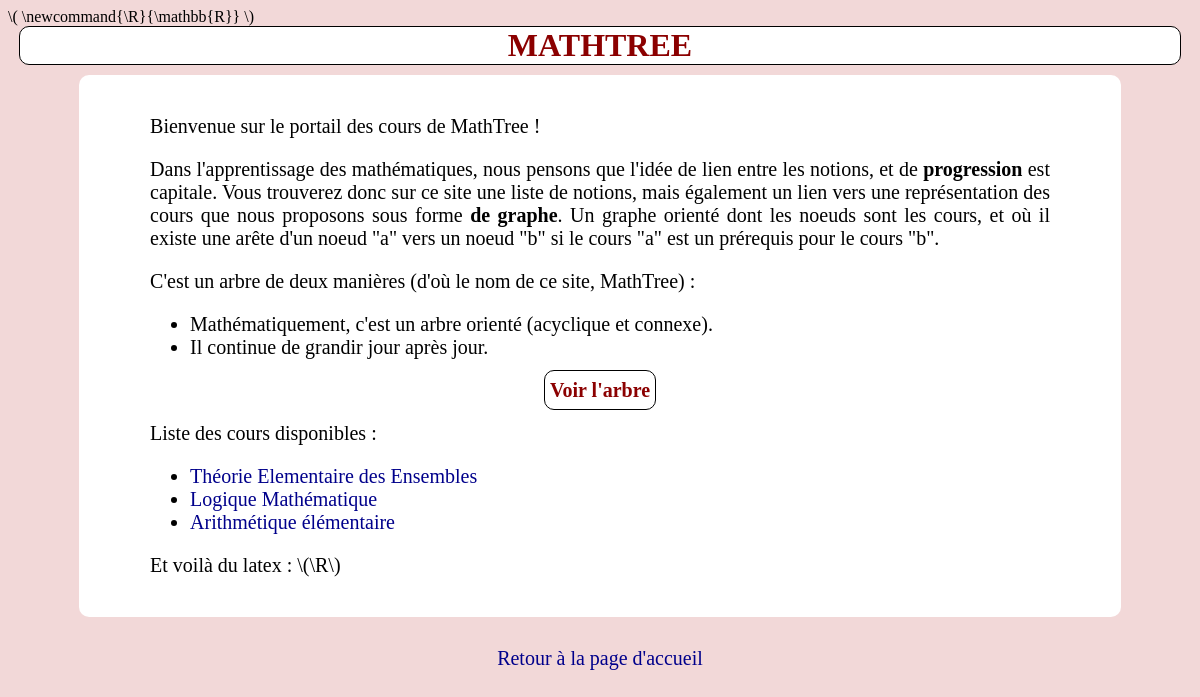
Page /courses/ on the earlier database version.
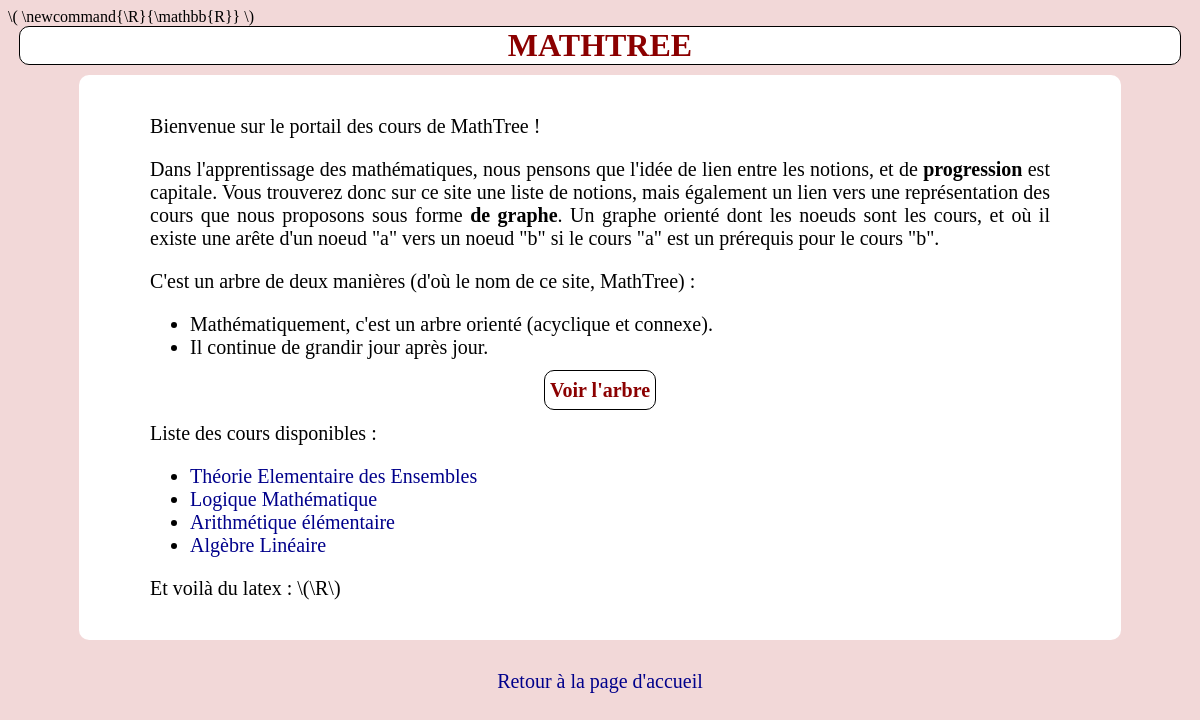
Same page on the later database version.
### Courses/models.py (models this page shows, shortened)
class Course(models.Model) :
    name = models.CharField(max_length = big_number)
    x_position = models.FloatField(default=0)
    y_position = models.FloatField(default=0)
    description = models.TextField(default = "")

### Courses/views.py (the view)
# urls.py: path('', views.courses.as_view(), name = "courses"),
class courses(ListView) :
    template_name = 'Courses/courses.html'
    context_object_name = 'Courses_list'
    def get_queryset(self) :
        return Course.objects.all()

### Courses/templates/Courses/courses.html
{% extends "Courses/courses_base.html" %}
{% block content_ %}
<p> Bienvenue sur le portail des cours de MathTree !</p>
<p>Dans l'apprentissage des mathématiques, nous pensons que l'idée de lien entre les notions, et de <strong>progression</strong> est capitale. Vous trouverez donc sur ce site une liste de notions, mais également un lien vers une représentation des cours que nous proposons sous forme <strong>de graphe</strong>. Un graphe orienté dont les noeuds sont les cours, et où il existe une arête d'un noeud "a" vers un noeud "b" si le cours "a" est un prérequis pour le cours "b".</p>
<p>C'est un arbre de deux manières (d'où le nom de ce site, MathTree) : </p>
<ul>
    <li>Mathématiquement, c'est un arbre orienté (acyclique et connexe).</li>
    <li>Il continue de grandir jour après jour.</li>
</ul>
<div class="center"><a href="{% url 'general_tree_view' %}" class="link_button">Voir l'arbre</a></div>
<div class="course_list">
<p>Liste des cours disponibles :</p>
{% if Courses_list %}
    <ul>
        {% for course in Courses_list %}
        <li><a href="{% url 'course_view' course.name %}" title="{% for chapter in course.chapter_set.all %}{{forloop.counter}}. {{chapter.name}}&#10;{% endfor %}">{{course.name}}</a></li>
        {% endfor %}
    </ul>
{% endif %}
</div>
<p>Et voilà du latex : \(\R\) </p>
{% endblock %}

Differences in the rows shown:
added Course: name "Algèbre Linéaire"
